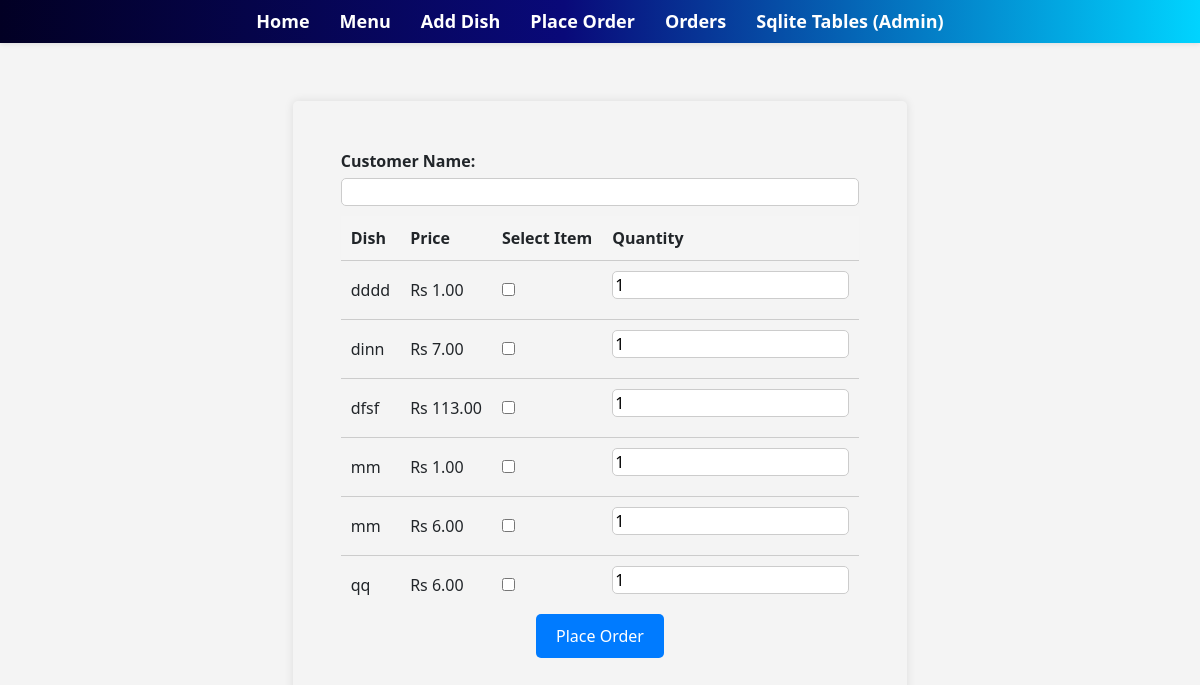
/menu/take_order/, run on an earlier commit of the app's database.
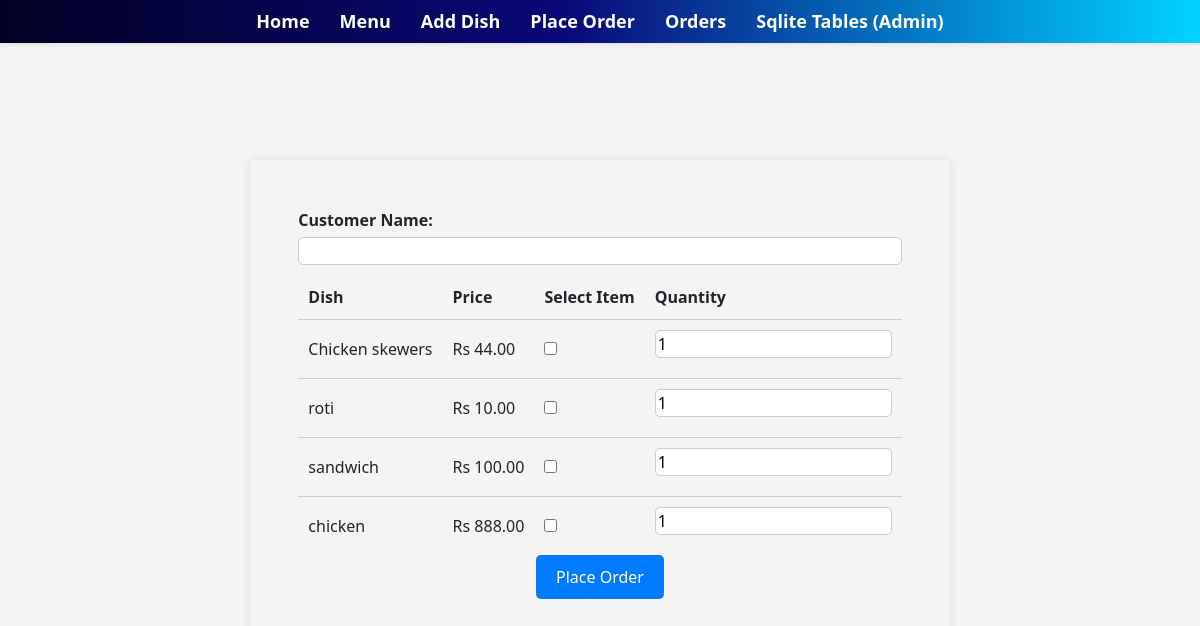
And on a later commit of the database.
### zomatoapp/models.py (models this page shows, shortened)
class Dish(models.Model):
    dish_name = models.CharField(max_length=100)
    price = models.DecimalField(max_digits=5, decimal_places=2)
    availability = models.BooleanField(default=True)
    image_url = models.CharField(max_length=100000)

### zomatoapp/views.py (the view)
# urls.py: path('menu/take_order/', views.load_order_form, name='load_order_form'),
def load_order_form(request):
    form = OrderForm(request.POST or None)
    dishes = Dish.objects.filter(availability=True)
    if request.method == 'POST':
        selected_dishes = request.POST.getlist('dishes')
        form.fields['dishes'].queryset = Dish.objects.filter(pk__in=selected_dishes)
    return render(request, 'menu/take_order.html', {'form': form, 'dishes': dishes})

### zomatoapp/forms.py
class OrderForm(forms.Form):
    customer_name = forms.CharField(max_length=100, required=True)
    dishes = forms.ModelMultipleChoiceField(
        queryset=Dish.objects.filter(availability=True),
        widget=forms.CheckboxSelectMultiple
    )

### zomatoapp/templates/menu/take_order.html (shortened to what this page needs)
{% extends "menu/base.html" %}
{% block content %}
<div id="container">
    <form method="post" action="{% url 'menu:place_order' %}" class="order-form">
        <label for="{{ form.customer_name.id_for_label }}">Customer Name:</label>
        {{ form.customer_name }}
        <table>
            <thead>
                <tr>
                    <th>Dish</th>
                    <th>Price</th>
                    <th>Select Item</th>
                    <th>Quantity</th>
                </tr>
            </thead>
            <tbody>
                {% for dish in dishes %}
                <tr>
                    <td>{{ dish.dish_name }}</td>
                    <td>Rs {{ dish.price }}</td>
                    <td>
                        <input type="checkbox" name="dishes" value="{{ dish.pk }}">
                    </td>
                    <td>
                        <input type="number" name="quantity_{{ dish.pk }}" value="1" min="1" class="quantity-input">
                    </td>
                </tr>
                {% endfor %}
            </tbody>
        </table>
        <button type="submit">Place Order</button>
    </form>
</div>
{% endblock %}

### zomatoapp/templates/menu/base.html (shortened to what this page needs)
<!DOCTYPE html>
<html lang="en">
<head>
    <link rel="stylesheet" href="https://cdn.jsdelivr.net/npm/bootstrap@4.3.1/dist/css/bootstrap.min.css"
>
    <link rel="stylesheet" href="https://cdn.jsdelivr.net/npm/bootstrap@5.3.1/dist/js/bootstrap.bundle.min.js">
</head>
<body>
    <div class="navbar">
        <a href="{% url 'menu:homepage' %}">Home</a>
        <a href="{% url 'menu:menu_list' %}">Menu</a>
        <a href="{% url 'menu:add_dish' %}">Add Dish</a>
        <a href="{% url 'menu:load_order_form' %}">Place Order</a>
        <a href="{% url 'menu:updatestatus' %}">Orders</a>
        <a href="https://zomato-hfiabrpgg-bethimanideep.vercel.app/admin/">Sqlite Tables (Admin)</a>
    </div>
    <main>
        {% block content %}
        {% endblock %}
    </main>
</body>
</html>

### zomatoapp/templates/menu/base.html (style rules this page uses)
body { margin: 0; font-family: 'Segoe UI', Tahoma, Geneva, Verdana, sans-serif; background-color: #f4f4f4; }
.navbar { display: flex; justify-content: center; align-items: center; background: rgb(2, 0, 36); background: linear-gradient(90deg, rgba(2, 0, 36, 1) 0%, rgba(9, 9, 121, 1) 47%, rgba(0, 212, 255, 1) 100%); height: auto; box-shadow: 0px 1px 5px rgba(0, 0, 0, 0.1); }
.navbar a { color: white; text-decoration: none; margin: 0 15px; font-size: 18px; font-weight: bold; transition: color 0.3s ease; }

### zomatoapp/templates/menu/take_order.html (style rules this page uses)
#container { display: flex; justify-content: center; align-items: center; height: 90vh; }
.order-form { max-width: 800px; margin: auto; padding: 4%; box-shadow: 0 0 10px rgba(0, 0, 0, 0.1); border-radius: 5px; overflow-x: auto; }
.order-form label { font-weight: bold; display: block; margin-bottom: 5px; }
.order-form input[type="text"], .order-form input[type="number"] { width: 100%; border: 1px solid #ccc; border-radius: 5px; margin-bottom: 10px; }
.order-form input[type="checkbox"] { margin-top: 0; margin-right: 5px; }
.order-form table { width: 100%; border-collapse: collapse; }
.order-form th { font-weight: bold; text-align: left; padding: 10px; background-color: #f5f5f5; }
.order-form td { padding: 10px; border-top: 1px solid #ccc; }
.order-form button[type="submit"] { background-color: #007bff; color: #fff; padding: 10px 20px; border: none; border-radius: 5px; cursor: pointer; display: block; margin: 0 auto; }

What changed in the data, as far as the page shows it:
removed Dish: dish_name "dddd", price "1.00"
removed Dish: dish_name "dinn", price "7.00"
removed Dish: dish_name "dfsf", price "113.00"
removed Dish: dish_name "mm", price "1.00"
removed Dish: dish_name "mm", price "6.00"
removed Dish: dish_name "qq", price "6.00"
added Dish: dish_name "Chicken skewers", price "44.00"
added Dish: dish_name "roti", price "10.00"
added Dish: dish_name "sandwich", price "100.00"
added Dish: dish_name "chicken", price "888.00"
